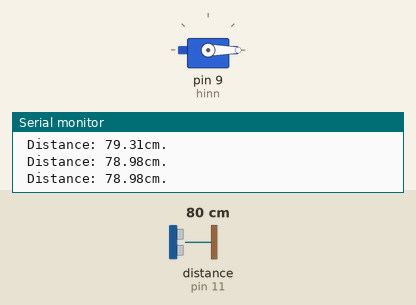
Simulated run of this sketch. Board: Arduino Uno, built with avr-gcc and run on an emulated ATmega328P. Parts: servo, the last lines printed to the serial monitor. Wiring (inferred from the names in the program): ultrasonic range finder: trigger pin 12; echo pin 11. The test bench sets the inputs (shaded band); at power-on: distance to the obstacle (sensor on pin 11) 80 cm. The echo pulse lasts 58.3 µs per cm.

Above: at 1.3 s.
1.4 s: distance to the obstacle (sensor on pin 11) set to 33 cm
2.9 s: distance to the obstacle (sensor on pin 11) set to 28 cm
At 4.0 s:
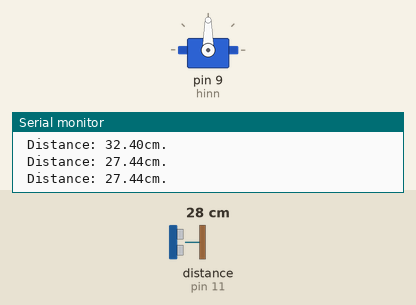
4.8 s: distance to the obstacle (sensor on pin 11) set to 35 cm
At 6.2 s:
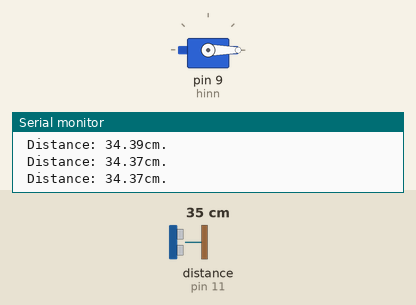
6.5 s: distance to the obstacle (sensor on pin 11) set to 2 cm
At 7.1 s:
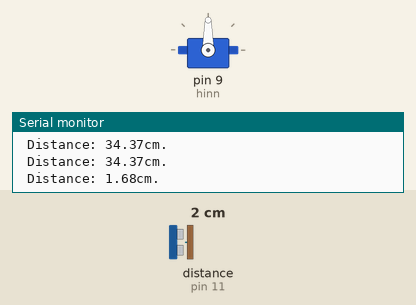
Timing chart, 0 to 9.1 s (numbered marks = the images above; inputs shaded):
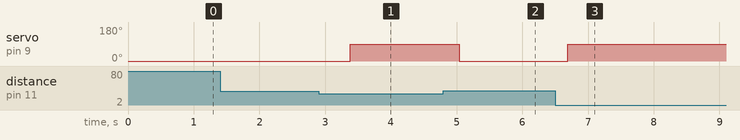

The sketch:

Ultrasonic_HC_SRO4_nd_Servo_motor.ino
```cpp
#include<Servo.h>
int trigPin= 12;
int echoPin= 11;
int myservo= 9;
int safetydistance= 30;
float duration;
float distance;
Servo hinn;
void setup() {
 Serial.begin(9600);
 pinMode(trigPin, OUTPUT);
 pinMode(echoPin, INPUT);
 hinn.attach(9);
  hinn.write(0);
}

void loop() {
 digitalWrite(trigPin, LOW);
 delayMicroseconds(5);
 digitalWrite(trigPin, HIGH);
 delayMicroseconds(10);
 digitalWrite(trigPin, LOW);
 duration=pulseIn(echoPin, HIGH);
 delay(50);
 distance=duration*0.017;

 if(distance <=safetydistance){
 hinn.write(90);
 }
 else{
 hinn.write(0);
 }
Serial.print(" Distance: ");
Serial.print(distance);
Serial.println( "cm.");
delay(500);
 }
```

Measured:
- the behaviour switches between 31 and 30 cm on distance to the obstacle (sensor on pin 11) (found by bisection; images 0 and 1)
- after the input at 2.9 s, servo on pin 9 (hinn): 0° → 90° after 0.48 s
- after the input at 4.8 s, servo on pin 9 (hinn): 90° → 0° after 0.24 s
- after the input at 6.5 s, servo on pin 9 (hinn): 0° → 90° after 0.19 s
